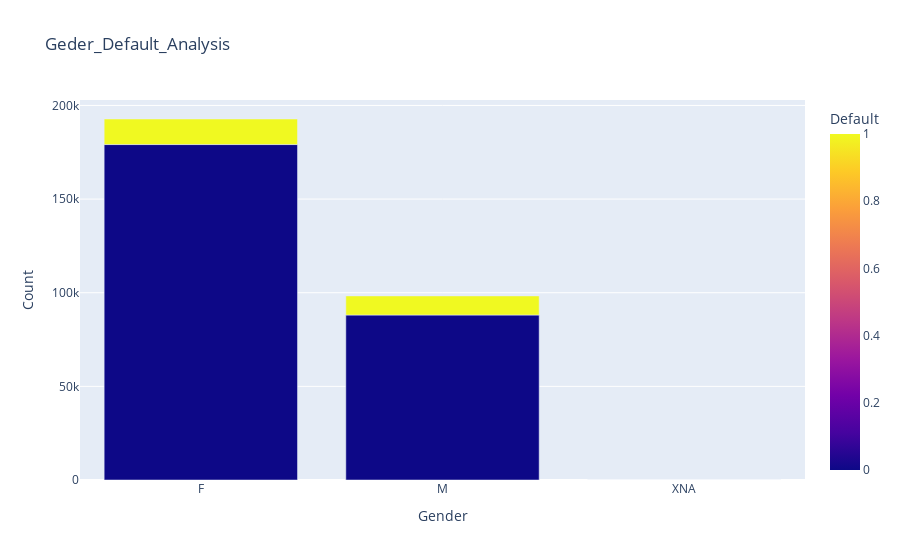

This figure's notebook cell:
### Code cell
gender_de=df.groupby(['Default','CODE_GENDER']).size().reset_index(name='Count')
gender_de_analysis=px.bar(gender_de, x= 'CODE_GENDER',y='Count',color='Default',title='Geder_Default_Analysis',labels={'CODE_GENDER':'Gender'})
gender_de_analysis

### Figure 1 — Plotly figure (JSON) as saved in the notebook; plotly's stock layout.template omitted (floating-point values rounded to 4 significant figures)
{"data": [{"alignmentgroup": "True", "hovertemplate": "Gender=%{x}<br>Count=%{y}<br>Default=%{marker.color}<extra></extra>", "legendgroup": "", "marker": {"color": [0, 0, 0, 1, 1], "coloraxis": "coloraxis", "pattern": {"shape": ""}}, "name": "", "offsetgroup": "", "orientation": "v", "showlegend": false, "textposition": "auto", "type": "bar", "x": ["F", "M", "XNA", "F", "M"], "xaxis": "x", "y": [179121, 88087, 4, 13644, 10201], "yaxis": "y"}], "layout": {"barmode": "relative", "coloraxis": {"colorbar": {"title": {"text": "Default"}}, "colorscale": [[0, "#0d0887"], [0.1111, "#46039f"], [0.2222, "#7201a8"], [0.3333, "#9c179e"], [0.4444, "#bd3786"], [0.5556, "#d8576b"], [0.6667, "#ed7953"], [0.7778, "#fb9f3a"], [0.8889, "#fdca26"], [1, "#f0f921"]]}, "legend": {"tracegroupgap": 0}, "title": {"text": "Geder_Default_Analysis"}, "xaxis": {"anchor": "y", "domain": [0, 1], "title": {"text": "Gender"}}, "yaxis": {"anchor": "x", "domain": [0, 1], "title": {"text": "Count"}}}}
